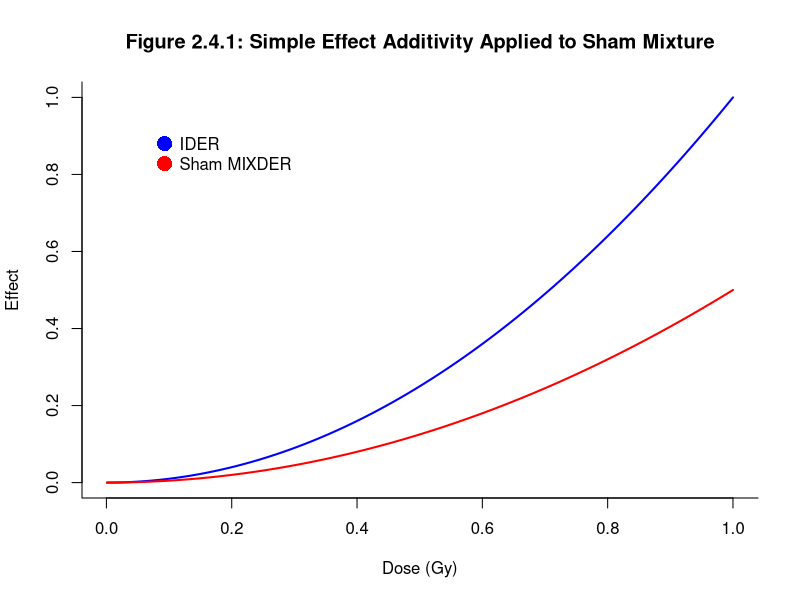

Write R code to recreate this figure.
## ---- chunk 1
knitr::opts_chunk$set(echo = TRUE)
## ---- chunk 2
toy_ider <- function(d) return(d^2)
toy2_ider <- function(d) return(2 * (d/2)^2)
plot(1:1000 * .001, toy_ider(1:1000 * .001), type = "l", col = "blue", lwd = 2, bty = 'l', ylab = "Effect", xlab = "Dose (Gy)")
lines(1:1000 * .001, toy2_ider(1:1000 * .001), col = "red", lwd = 2)
title("Figure 2.4.1: Simple Effect Additivity Applied to Sham Mixture")
legend("topleft",
  legend = c("IDER", "Sham MIXDER"),
  col = c("blue", "red"),
  pch = c(16, 16),
  pt.cex = 2,
  bty = "n",
  inset = c(0.1, 0.1)
)
